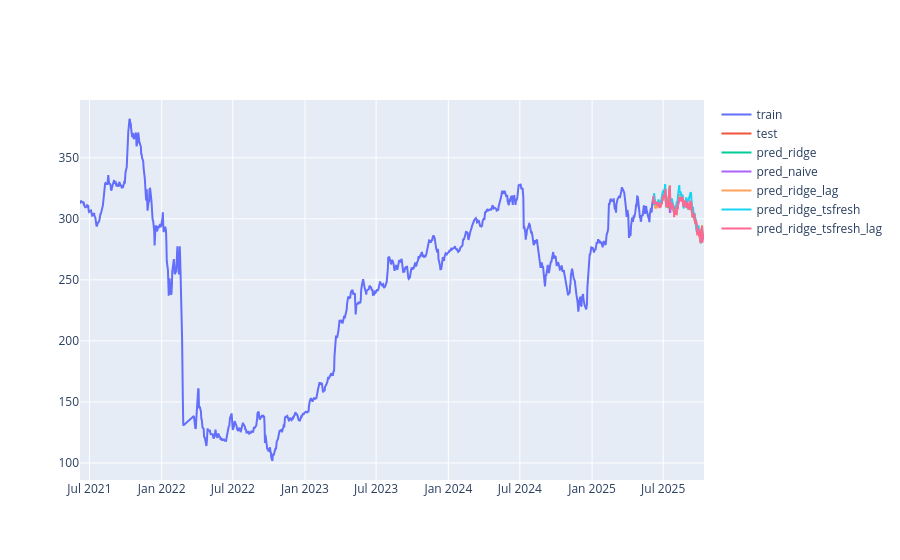

Notebook source saved alongside this figure:
### Code cell
fig_pl.add_trace(go.Scatter(
    x=ts_test_ridge_tsfresh_ext, 
    y=y_pred_ridge_tsfresh_ext, 
    mode='lines', 
    name='pred_ridge_tsfresh_lag'
))
